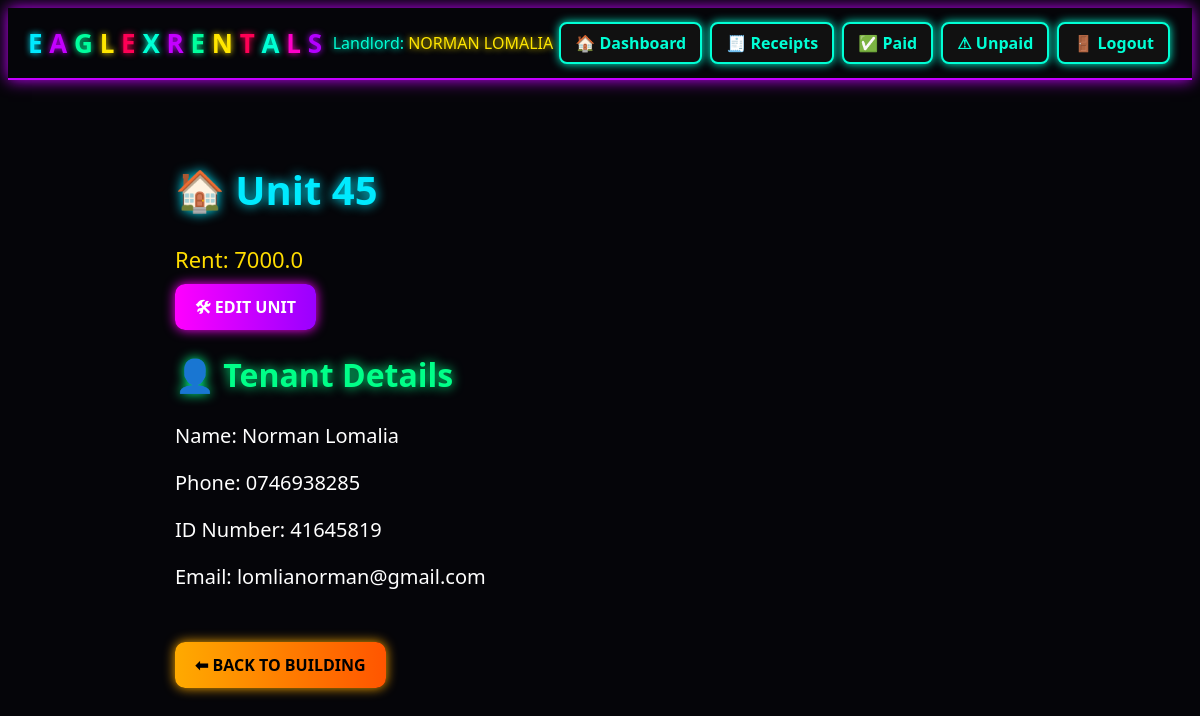
The page /unit/5 (signed in) on the database its author committed.
### app.py (models this page shows, shortened)
class Landlord(UserMixin, db.Model):
    id = db.Column(db.Integer, primary_key=True)
    first_name = db.Column(db.String(80), nullable=False)
    last_name = db.Column(db.String(80), nullable=False)
    email = db.Column(db.String(120), unique=True, nullable=False)
    phone = db.Column(db.String(50))
    password_hash = db.Column(db.String(200), nullable=False)
    buildings = db.relationship('Building', backref='landlord', cascade='all, delete-orphan')
    @property
    def full_name(self):
        return f"{self.first_name} {self.last_name}"

class Unit(db.Model):
    id = db.Column(db.Integer, primary_key=True)
    number = db.Column(db.String(50), nullable=False)
    rent_amount = db.Column(db.Float, default=0.0)
    building_id = db.Column(db.Integer, db.ForeignKey('building.id'), nullable=False)
    tenant = db.relationship('Tenant', uselist=False, backref='unit')

class Tenant(db.Model):
    id = db.Column(db.Integer, primary_key=True)
    name = db.Column(db.String(150), nullable=False)
    phone = db.Column(db.String(50))
    id_number = db.Column(db.String(100))
    email = db.Column(db.String(120))
    amount_paid = db.Column(db.Float, default=0.0)
    paid = db.Column(db.Boolean, default=False)
    receipt_created_at = db.Column(db.DateTime, default=datetime.utcnow)
    unit_id = db.Column(db.Integer, db.ForeignKey('unit.id'))
    created_at = db.Column(db.DateTime, default=datetime.utcnow)

### app.py (the view)
@app.route('/unit/<int:uid>')
@login_required
def unit_detail(uid):
    unit = Unit.query.join(Building).filter(
        Unit.id == uid,
        Building.landlord_id == current_user.id
    ).first_or_404()
    return render_template('unit_detail.html', unit=unit)

### app.py (called while the page is built)
@login_manager.user_loader
def load_user(user_id):
    return Landlord.query.get(int(user_id))

### templates/unit_detail.html (shortened to what this page needs)
{% extends "base.html" %}
{% block content %}
<div style="padding: 25px;">
    <h1 style="
        font-size: 40px;
        font-weight: 900;
        color: #00eaff;
        text-shadow: 0 0 12px #00eaff;">
        🏠 Unit {{ unit.number }}
    </h1>
    <p style="font-size: 22px; color: #ffdd00;">
        Rent: {{ unit.rent_amount }}
    </p>
    <div style="margin-top: 20px; margin-bottom: 30px;">
        <a href="{{ url_for('edit_unit', uid=unit.id) }}"
           style="padding: 12px 20px;
                  background: linear-gradient(90deg, #ff00ff, #9900ff);
                  color: white;
                  border-radius: 10px;
                  text-decoration: none;
                  font-weight: 800;
                  box-shadow: 0 0 12px #ff00ff;">
            🛠 EDIT UNIT
        </a>
    </div>
    {% if unit.tenant %}
        <h2 style="font-size: 32px; color: #00ff88; text-shadow: 0 0 12px #00ff88;">
            👤 Tenant Details
        </h2>
        <p style="font-size: 20px; color: white;">Name: {{ unit.tenant.name }}</p>
        <p style="font-size: 20px; color: white;">Phone: {{ unit.tenant.phone }}</p>
        <p style="font-size: 20px; color: white;">ID Number: {{ unit.tenant.id_number }}</p>
        <p style="font-size: 20px; color: white;">Email: {{ unit.tenant.email }}</p>
    {% endif %}
    <br><br>
    <a href="{{ url_for('building_detail', bid=unit.building_id) }}"
       style="padding: 12px 20px;
              background: linear-gradient(90deg, #ffaa00, #ff5500);
              color: black;
              border-radius: 10px;
              text-decoration: none;
              font-weight: 800;
              box-shadow: 0 0 12px #ffaa00;">
        ⬅ BACK TO BUILDING
    </a>
</div>
{% endblock %}

### templates/base.html (shortened to what this page needs)
<!doctype html>
<html lang="en">
<head>
  <link rel="stylesheet" href="{{ url_for('static', filename='css/neon.css') }}">
</head>
<body class="theme-dark">
  <header>
    <div class="header-title">
      <span class="logo-text">
        <span class="neon-blue">E</span>
        <span class="neon-purple">A</span>
        <span class="neon-green">G</span>
        <span class="neon-yellow">L</span>
        <span class="neon-red">E</span>
        <span class="neon-aqua">X</span>
        <span class="neon-purple">R</span>
        <span class="neon-green">E</span>
        <span class="neon-yellow">N</span>
        <span class="neon-red">T</span>
        <span class="neon-aqua">A</span>
        <span class="neon-pink">L</span>
        <span class="neon-violet">S</span>
      </span>
    </div>
    <div class="header-actions">
      {% if current_user.is_authenticated %}
        <span class="neon-aqua">
          Landlord:
          <span class="neon-yellow">{{ current_user.full_name }}</span>
        </span>
        <a class="btn" href="{{ url_for('dashboard') }}">🏠 Dashboard</a>
        <a class="btn" href="{{ url_for('receipts') }}">🧾 Receipts</a>
        <a class="btn" href="{{ url_for('paid_tenants') }}">✅ Paid</a>
        <a class="btn" href="{{ url_for('unpaid_tenants') }}">⚠ Unpaid</a>
        <a class="btn" href="{{ url_for('logout') }}">🚪 Logout</a>
      {% endif %}
    </div>
  </header>
  <main class="container">
    {% block content %}{% endblock %}
  </main>
</body>
</html>

### static/css/neon.css (style rules this page uses)
:root { --neon-blue: #00eaff; --neon-purple: #c400ff; --neon-pink: #ff00c8; --neon-aqua: #00ffd5; --neon-violet: #b300ff; --neon-green: #00ff9d; --neon-yellow: #ffe600; --neon-red: #ff0055; }
body.theme-dark { background: #050509; color: var(--neon-blue); font-family: 'Segoe UI', sans-serif; }
.container { max-width: 900px; margin: 20px auto; padding: 10px; }
header { display: flex; justify-content: space-between; align-items: center; padding: 10px 20px; border-bottom: 2px solid var(--neon-purple); box-shadow: 0 0 15px var(--neon-purple); }
.logo-text { font-size: 26px; font-weight: 900; }
.neon-blue { color: var(--neon-blue); text-shadow: 0 0 6px var(--neon-blue); }
.neon-purple { color: var(--neon-purple); text-shadow: 0 0 6px var(--neon-purple); }
.neon-pink { color: var(--neon-pink); text-shadow: 0 0 6px var(--neon-pink); }
.neon-aqua { color: var(--neon-aqua); text-shadow: 0 0 6px var(--neon-aqua); }
.neon-violet { color: var(--neon-violet); text-shadow: 0 0 6px var(--neon-violet); }
.neon-green { color: var(--neon-green); text-shadow: 0 0 6px var(--neon-green); }
.neon-yellow { color: var(--neon-yellow); text-shadow: 0 0 6px var(--neon-yellow); }
.neon-red { color: var(--neon-red); text-shadow: 0 0 6px var(--neon-red); }
h1, h2, h3, h4 { font-weight: 800; }
.btn { padding: 8px 14px; border-radius: 8px; border: 2px solid var(--neon-aqua); background: #111; color: var(--neon-aqua); font-weight: 700; cursor: pointer; text-decoration: none; display: inline-block; margin: 4px 2px; box-shadow: 0 0 10px var(--neon-aqua); transition: 0.2s; }

### rows shown on the page
Landlord: full_name "NORMAN LOMALIA"
Unit: number "45", rent_amount "7000.0"
Tenant: tenant.name "Norman Lomalia", tenant.phone "0746938285", tenant.id_number "41645819", tenant.email "lomlianorman@gmail.com"
